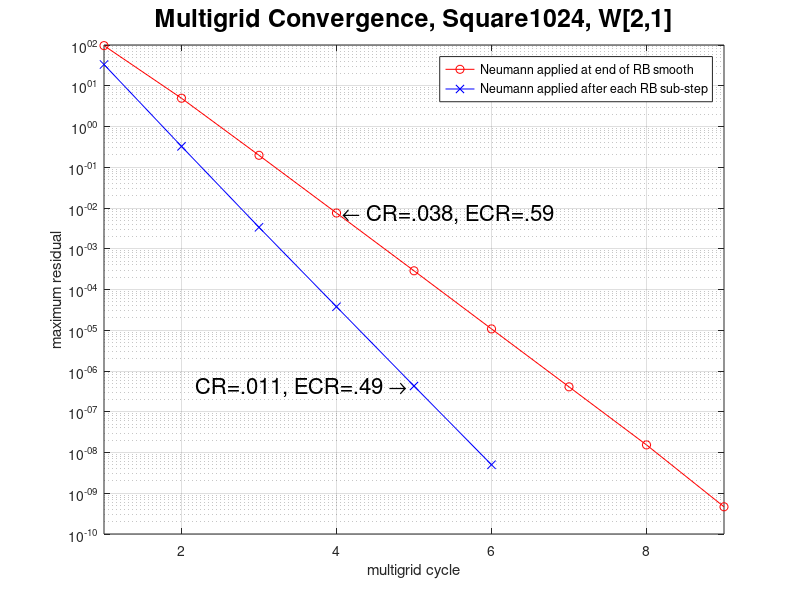

Recreate this plot in MATLAB.
clear;

% Neumann with BC's applied after every RB step:
t=[1 2 3 4 5 6 ];
defect=[3.320e+01 3.251e-01 3.363e-03 3.777e-05 4.283e-07 5.006e-09 ];
% Neumann with BC's applied only at the end of the RB steps
% tn=[1 2 3 4 5 6 7 8 9 ];
% defectn=[9.655e+01 4.939e+00 1.965e-01 7.536e-03 2.879e-04 1.079e-05 4.087e-07 1.537e-08 4.657e-10 ];
tn=[1 2 3 4 5 6 7 8 9 ];
defectn=[9.655e+01 4.939e+00 1.965e-01 7.536e-03 2.879e-04 1.079e-05 4.087e-07 1.537e-08 4.657e-10 ];
%
clf
set(gca,'FontSize',16);
plot(tn,defectn,'r-o', t,defect,'b-x');
title('Multigrid Convergence, Square1024, W[2,1]','FontSize',18);
ylabel('maximum residual');
xlabel('multigrid cycle');
set(gca,'YScale','log');
grid on
legend('Neumann applied at end of RB smooth','Neumann applied after each RB sub-step');
text(tn(4),defectn(4),' \leftarrow CR=.038, ECR=.59','HorizontalAlignment','left','FontSize',16);
text(t(5),defect(5),'CR=.011, ECR=.49 \rightarrow ','HorizontalAlignment','right','FontSize',16);

yMax=max(defect(1),defectn(1))*1.5;
yMin=1.e-10;
set(gca,'XLim',[1 9]);
set(gca,'XLim',[1 9]);


% pause
% print -deps2 residual.eps


% print -depsc2 residual.square1024.symmetry.eps

% **************************************************************************************
% 
% t=[0 1 2 3 4 5 6 ];
% defect=[4.000e+00 3.320e+01 3.251e-01 3.363e-03 3.777e-05 4.283e-07 5.006e-09 ];
% clf
% set(gca,'FontSize',16);
% plot(t,defect,'r-o');
% title('Multigrid Convergence','FontSize',18);
% ylabel('maximum residual');
% xlabel('multigrid cycle');
% set(gca,'YScale','log');
% grid on
% legend('Grid: square1024. 04/01/27','BC: NMNN.','Second-order accurate.','1.1e+06 points. 5 levels.','CR=0.011, ECR=0.49, W[2,1]');
% % pause
% % print -deps2 residual.eps
% 
% 
% % print -depsc2 residual.eps

% **************************************************************************************
% % Neumann with BC's applied only at the end of the RB steps
% t=[0 1 2 3 4 5 6 7 8 9 ];
% defect=[4.000e+00 9.655e+01 4.939e+00 1.965e-01 7.536e-03 2.879e-04 1.079e-05 4.087e-07 1.537e-08 4.657e-10 ];
% clf
% set(gca,'FontSize',16);
% plot(t,defect,'r-o');
% title('Multigrid Convergence','FontSize',18);
% ylabel('maximum residual');
% xlabel('multigrid cycle');
% set(gca,'YScale','log');
% grid on
% legend('Grid: square1024. 04/01/27','BC: NMNN.','Second-order accurate.','1.1e+06 points. 5 levels.','CR=0.038, ECR=0.59, W[2,1]');
% pause
